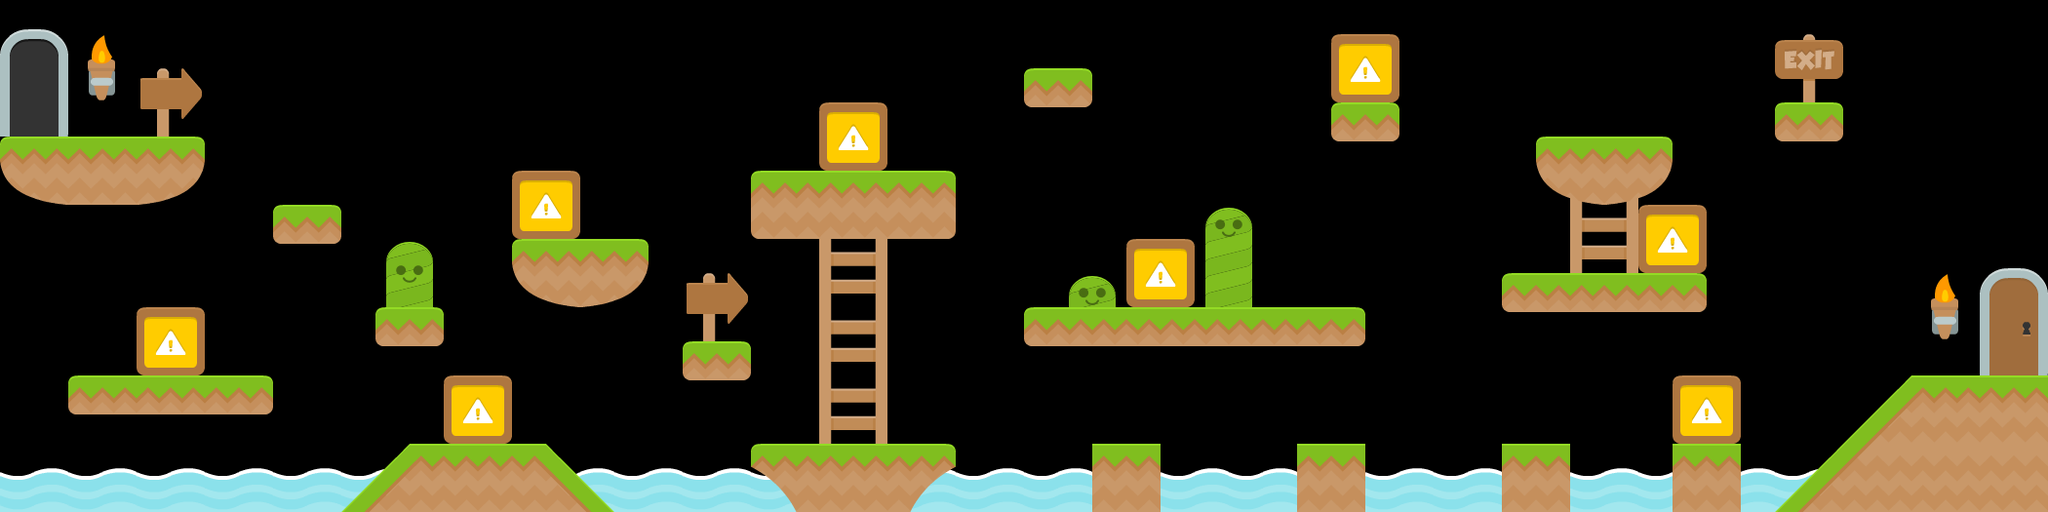

This game map was drawn from its Tiled (.tmx) file and the tilesets committed beside it. A one-line description and the trimmed map source follow:
An orthogonal 60x15 tile map with 35x35 px tiles, 4 tile layers (Background Images, Ladders, Enemy, Platforms).

<map version="1.0" orientation="orthogonal" renderorder="right-down" width="60" height="15" tilewidth="35" tileheight="35" nextobjectid="1">
 <tileset firstgid="1" name="Tileset" tilewidth="70" tileheight="70" spacing="2" margin="2">
  <image source="tileset.png" width="1024" height="1024" />
 </tileset>
 <layer name="Background Images" width="60" height="15">
  <data>[900 cells, 36 non-empty, 11 distinct tile ids]</data>
 </layer>
 <layer name="Ladders" width="60" height="15">
  <data>[900 cells, 6 non-empty, 2 distinct tile ids]</data>
 </layer>
 <layer name="Enemy" width="60" height="15">
  <data>[900 cells, 8 non-empty, 1 distinct tile ids]</data>
 </layer>
 <layer name="Platforms" width="60" height="15">
  <data>[900 cells, 45 non-empty, 15 distinct tile ids]</data>
 </layer>
</map>
